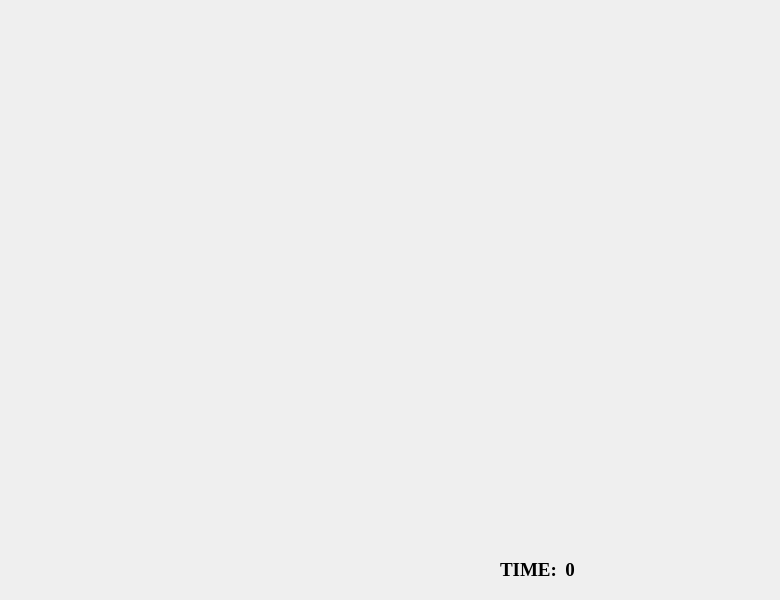
<?xml version="1.0" encoding="UTF-8"?>
<ui version="4.0">
 <class>game</class>
 <widget class="QWidget" name="game">
  <property name="geometry">
   <rect>
    <x>0</x>
    <y>0</y>
    <width>780</width>
    <height>600</height>
   </rect>
  </property>
  <property name="minimumSize">
   <size>
    <width>780</width>
    <height>600</height>
   </size>
  </property>
  <property name="maximumSize">
   <size>
    <width>780</width>
    <height>600</height>
   </size>
  </property>
  <property name="windowTitle">
   <string>Form</string>
  </property>
  <widget class="QLabel" name="label">
   <property name="geometry">
    <rect>
     <x>0</x>
     <y>0</y>
     <width>780</width>
     <height>540</height>
    </rect>
   </property>
   <property name="text">
    <string/>
   </property>
   <property name="pixmap">
    <pixmap resource="image.qrc">:/new/prefix1/image/map.png</pixmap>
   </property>
  </widget>
  <widget class="QLabel" name="label_2">
   <property name="geometry">
    <rect>
     <x>540</x>
     <y>540</y>
     <width>60</width>
     <height>60</height>
    </rect>
   </property>
   <property name="font">
    <font>
     <family>Times New Roman</family>
     <pointsize>14</pointsize>
     <bold>true</bold>
    </font>
   </property>
   <property name="text">
    <string>0</string>
   </property>
   <property name="alignment">
    <set>Qt::AlignCenter</set>
   </property>
  </widget>
  <widget class="QLabel" name="label_3">
   <property name="geometry">
    <rect>
     <x>500</x>
     <y>540</y>
     <width>60</width>
     <height>60</height>
    </rect>
   </property>
   <property name="font">
    <font>
     <family>Times New Roman</family>
     <pointsize>14</pointsize>
     <bold>true</bold>
    </font>
   </property>
   <property name="text">
    <string>TIME:</string>
   </property>
  </widget>
 </widget>
 <resources>
  <include location="image.qrc"/>
 </resources>
 <connections/>
</ui>
